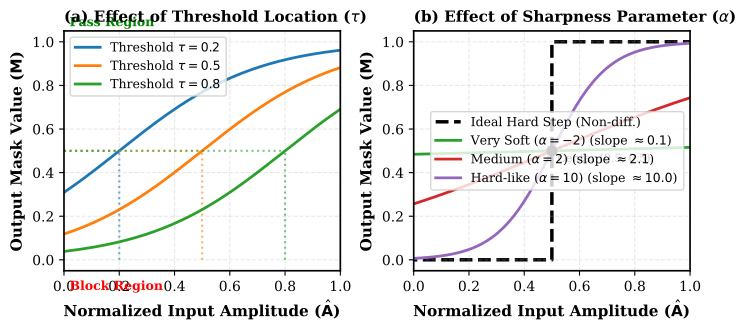

Python code for this plot:
"""
Visualization of soft threshold mask function.
Demonstrates the effect of threshold location (tau) and sharpness parameter (alpha).
"""
import numpy as np
import matplotlib.pyplot as plt

# --- Configuration (ICML academic style, unified format) ---
plt.rcParams.update({
    'font.family': 'serif',
    'font.serif': ['Times New Roman', 'Times', 'DejaVu Serif'],
    'font.size': 10,
    'axes.labelsize': 11,
    'axes.titlesize': 11,
    'axes.linewidth': 1.2,
    'xtick.labelsize': 10,
    'ytick.labelsize': 10,
    'legend.fontsize': 9,
})
# ICML style color palette
colors = ['#1f77b4', '#ff7f0e', '#2ca02c', '#d62728', '#9467bd']

# --- Core Functions ---
def sigmoid(x):
    # Numerically stable implementation to prevent overflow
    return np.where(x >= 0, 
                    1 / (1 + np.exp(-x)), 
                    np.exp(x) / (1 + np.exp(x)))

def softplus(alpha):
    # Softplus ensures the sharpness coefficient is always positive
    # log(1 + exp(alpha))
    return np.log1p(np.exp(-np.abs(alpha))) + np.maximum(alpha, 0)

def soft_threshold_mask(amplitude, threshold_tau, sharpness_alpha):
    """
    Compute soft threshold mask
    amplitude (Â): the input normalized amplitude
    threshold_tau (τ): threshold center
    sharpness_alpha (α): sharpness control parameter (raw, before softplus)
    """
    s = softplus(sharpness_alpha) # Calculate the actual sharpness coefficient
    logits = s * (amplitude - threshold_tau)
    mask = sigmoid(logits)
    return mask

# --- Data Preparation ---
# Simulate normalized amplitude input, range slightly wider than [0, 1] to show boundary effects
x_amplitudes = np.linspace(-0.1, 1.1, 500)

# --- Plotting ---
fig, axes = plt.subplots(1, 2, figsize=(7.0, 3.2), constrained_layout=True)

# ==========================================
# Subplot 1: Effect of threshold location (τ)
# ==========================================
ax1 = axes[0]
fixed_alpha = 4.0  # Use a moderate fixed sharpness
taus_to_test = [0.2, 0.5, 0.8]

for i, tau in enumerate(taus_to_test):
    mask_values = soft_threshold_mask(x_amplitudes, tau, fixed_alpha)
    
    # Plot curve
    ax1.plot(x_amplitudes, mask_values, lw=2.0, color=colors[i], 
             label=f'Threshold $\\tau = {tau}$')
    
    # Draw auxiliary lines at center (where mask=0.5)
    ax1.vlines(tau, 0, 0.5, linestyles=':', color=colors[i], alpha=0.6)
    ax1.hlines(0.5, 0, tau, linestyles=':', color=colors[i], alpha=0.6)

ax1.set_title('(a) Effect of Threshold Location ($\\tau$)', fontweight='bold', loc='left')
ax1.set_xlabel('Normalized Input Amplitude ($\hat{\mathbf{A}}$)', fontweight='bold')
ax1.set_ylabel('Output Mask Value ($\mathbf{M}$)', fontweight='bold')
ax1.set_xlim(0, 1)
ax1.set_ylim(-0.05, 1.05)
ax1.grid(True, linestyle='--', alpha=0.3)
ax1.legend(frameon=True, fancybox=True)
ax1.text(0.02, 1.02, 'Pass Region', transform=ax1.transAxes, color='green', fontweight='bold', fontsize=9)
ax1.text(0.02, -0.08, 'Block Region', transform=ax1.transAxes, color='red', fontweight='bold', fontsize=9)

# ==========================================
# Subplot 2: Effect of sharpness (α)
# ==========================================
ax2 = axes[1]
fixed_tau = 0.5  # Center the threshold
alphas_to_test = [-2.0, 2.0, 10.0] # From very soft to very hard
alpha_labels = ['Very Soft ($\\alpha=-2$)', 'Medium ($\\alpha=2$)', 'Hard-like ($\\alpha=10$)']

# 1. Plot ideal hard threshold (non-differentiable reference)
hard_mask = np.where(x_amplitudes >= fixed_tau, 1.0, 0.0)
ax2.step(x_amplitudes, hard_mask, where='mid', lw=2.5, color='black', linestyle='--',
         label='Ideal Hard Step (Non-diff.)', zorder=1)

# 2. Plot soft thresholds with different α values
for i, alpha in enumerate(alphas_to_test):
    mask_values = soft_threshold_mask(x_amplitudes, fixed_tau, alpha)
    # Compute actual slope value for display
    actual_slope = softplus(alpha)
    label_text = f'{alpha_labels[i]} (slope $\\approx {actual_slope:.1f}$)'
    
    ax2.plot(x_amplitudes, mask_values, lw=2.0, color=colors[i+2], label=label_text, zorder=2)

ax2.set_title('(b) Effect of Sharpness Parameter ($\\alpha$)', fontweight='bold', loc='left')
ax2.set_xlabel('Normalized Input Amplitude ($\hat{\mathbf{A}}$)', fontweight='bold')
ax2.set_ylabel('Output Mask Value ($\mathbf{M}$)', fontweight='bold')
ax2.set_xlim(0, 1)
ax2.set_ylim(-0.05, 1.05)
ax2.grid(True, linestyle='--', alpha=0.3)
ax2.legend(frameon=True, fancybox=True, loc='center right')

# Mark center point
ax2.scatter([fixed_tau], [0.5], color='black', s=50, zorder=3)
ax2.text(fixed_tau+0.02, 0.45, 'Center (0.5, 0.5)', fontsize=8)

# Save and show
plt.savefig('soft_threshold_visualization.pdf', dpi=300, bbox_inches='tight')
plt.show()
